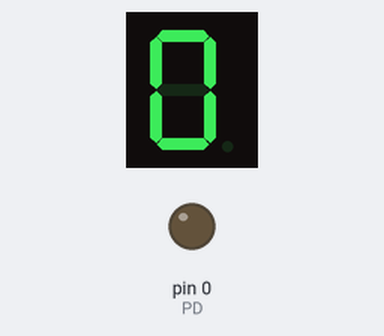
The sketch below on a simulated Arduino Uno, built with avr-gcc and run on an emulated ATmega328P. Parts: 1-digit seven-segment display, output pins drawn as LEDs (lit = HIGH). Wiring (inferred from the names in the program): 1-digit 7-segment display, segments lit when HIGH: segments pin 7, pin 6, pin 5, pin 4, pin 3, pin 2, pin 1. The segment pins are drawn as the display they are named for; pins used as bus, display or sensor lines are not drawn.

Above: at 0.1 s.
At 5.1 s:
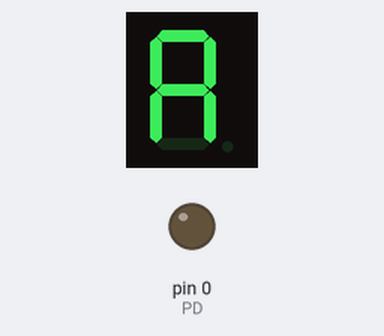
At 6.1 s:
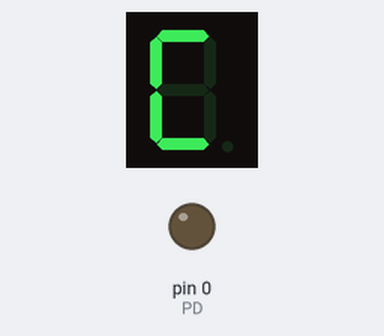
At 7.6 s:
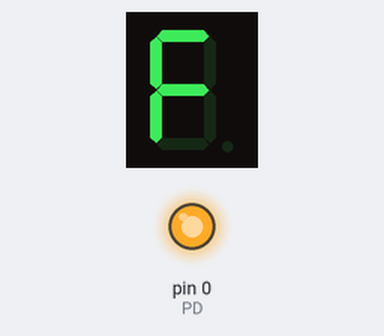
Timing chart, 0 to 40.0 s (numbered marks = the images above):
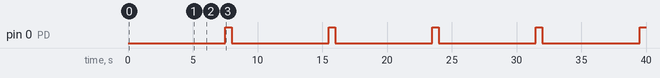

Measured:
- by itself, pin 0 (PD): alternates HIGH for 0.50 s and LOW for 7.5 s
- by itself, everything shown: repeats every 8.0 s, in 16 steps
- what the display in image 1 shows lasts 0.5 s, from 5.0 s to 5.5 s

The sketch:

Contador.ino
```cpp
#define segA 7
#define segB 6
#define segC 5
#define segD 4
#define segE 3
#define segF 2
#define segG 1
#define PD 0

void setup() {
 pinMode(segA,OUTPUT);
 pinMode(segB,OUTPUT);
 pinMode(segC,OUTPUT);
 pinMode(segD,OUTPUT);
 pinMode(segE,OUTPUT);
 pinMode(segF,OUTPUT);
 pinMode(segG,OUTPUT);
 pinMode(PD,OUTPUT);

}
void loop() {
 digitalWrite(segA,1);
 digitalWrite(segB,1);
 digitalWrite(segC,1);
 digitalWrite(segD,1);
 digitalWrite(segE,1);
 digitalWrite(segF,1);
 digitalWrite(segG,0);
 digitalWrite(PD,0);
 delay(500);
  digitalWrite(segA,0);
 digitalWrite(segB,1);
 digitalWrite(segC,1);
 digitalWrite(segD,0);
 digitalWrite(segE,0);
 digitalWrite(segF,0);
 digitalWrite(segG,0);
 digitalWrite(PD,0);
 delay(500);
  digitalWrite(segA,1);
 digitalWrite(segB,1);
 digitalWrite(segC,0);
 digitalWrite(segD,1);
 digitalWrite(segE,1);
 digitalWrite(segF,0);
 digitalWrite(segG,1);
 digitalWrite(PD,0);
 delay(500);
  digitalWrite(segA,1);
 digitalWrite(segB,1);
 digitalWrite(segC,1);
 digitalWrite(segD,1);
 digitalWrite(segE,0);
 digitalWrite(segF,0);
 digitalWrite(segG,1);
 digitalWrite(PD,0);
 delay(500);
  digitalWrite(segA,0);
 digitalWrite(segB,1);
 digitalWrite(segC,1);
 digitalWrite(segD,0);
 digitalWrite(segE,0);
 digitalWrite(segF,1);
 digitalWrite(segG,1);
 digitalWrite(PD,0);
 delay(500);
  digitalWrite(segA,1);
 digitalWrite(segB,0);
 digitalWrite(segC,1);
 digitalWrite(segD,1);
 digitalWrite(segE,0);
 digitalWrite(segF,1);
 digitalWrite(segG,1);
 digitalWrite(PD,0);
 delay(500);
  digitalWrite(segA,1);
 digitalWrite(segB,0);
 digitalWrite(segC,1);
 digitalWrite(segD,1);
 digitalWrite(segE,1);
 digitalWrite(segF,1);
 digitalWrite(segG,1);
 digitalWrite(PD,0);
 delay(500);
  digitalWrite(segA,1);
 digitalWrite(segB,1);
 digitalWrite(segC,1);
 digitalWrite(segD,0);
 digitalWrite(segE,0);
 digitalWrite(segF,0);
 digitalWrite(segG,0);
 digitalWrite(PD,0);
 delay(500);
  digitalWrite(segA,1);
 digitalWrite(segB,1);
 digitalWrite(segC,1);
 digitalWrite(segD,1);
 digitalWrite(segE,1);
 digitalWrite(segF,1);
 digitalWrite(segG,1);
 digitalWrite(PD,0);
 delay(500);
  digitalWrite(segA,1);
 digitalWrite(segB,1);
 digitalWrite(segC,1);
 digitalWrite(segD,1);
 digitalWrite(segE,0);
 digitalWrite(segF,1);
 digitalWrite(segG,1);
 digitalWrite(PD,0);
 delay(500);
  digitalWrite(segA,1);
 digitalWrite(segB,1);
 digitalWrite(segC,1);
 digitalWrite(segD,0);
 digitalWrite(segE,1);
 digitalWrite(segF,1);
 digitalWrite(segG,1);
 digitalWrite(PD,0);
 delay(500);
  digitalWrite(segA,0);
 digitalWrite(segB,0);
 digitalWrite(segC,1);
 digitalWrite(segD,1);
 digitalWrite(segE,1);
 digitalWrite(segF,1);
 digitalWrite(segG,1);
 digitalWrite(PD,0);
 delay(500);
  digitalWrite(segA,1);
 digitalWrite(segB,0);
 digitalWrite(segC,0);
 digitalWrite(segD,1);
 digitalWrite(segE,1);
 digitalWrite(segF,1);
 digitalWrite(segG,0);
 digitalWrite(PD,0);
 delay(500);
  digitalWrite(segA,0);
 digitalWrite(segB,1);
 digitalWrite(segC,1);
 digitalWrite(segD,1);
 digitalWrite(segE,1);
 digitalWrite(segF,0);
 digitalWrite(segG,1);
 digitalWrite(PD,0);
 delay(500);
  digitalWrite(segA,1);
 digitalWrite(segB,0);
 digitalWrite(segC,0);
 digitalWrite(segD,1);
 digitalWrite(segE,1);
 digitalWrite(segF,1);
 digitalWrite(segG,1);
 digitalWrite(PD,0);
 delay(500);
  digitalWrite(segA,1);
 digitalWrite(segB,0);
 digitalWrite(segC,0);
 digitalWrite(segD,0);
 digitalWrite(segE,1);
 digitalWrite(segF,1);
 digitalWrite(segG,1);
 digitalWrite(PD,1);
 delay(500);
}
```
